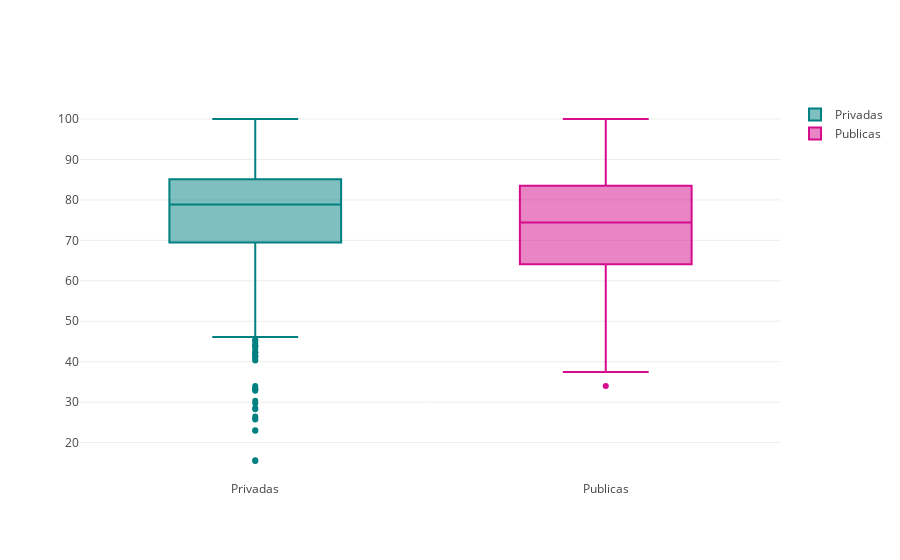

Notebook source saved alongside this figure:
### Code cell
#Analicemos por boxplots...

trace0 = go.Box(
    y=privadas['perc accept'],
    name = 'Privadas',
    marker = dict(
        color = 'rgb(0, 128, 128)',
    )
)
trace1 = go.Box(
    y=publicas['perc accept'],
    name = 'Publicas',
    marker = dict(
        color = 'rgb(214, 12, 140)',
    )
)
layout = go.Layout(
    title = "Boxplots tasa aceptación privadas y públicas"
)
data = [trace0, trace1]
fig = go.Figure(data=data,layout=layout)
py.iplot(data)

### Figure 1 — Plotly figure (JSON) as saved in the notebook; plotly's stock layout.template omitted (floating-point values rounded to 4 significant figures; data arrays with more than 128 entries replaced by an {"elided": "..."} marker saying what was removed)
{"data": [{"marker": {"color": "rgb(0, 128, 128)"}, "name": "Privadas", "type": "box", "y": {"elided": "565 float values"}}, {"marker": {"color": "rgb(214, 12, 140)"}, "name": "Publicas", "type": "box", "y": {"elided": "212 float values"}}], "layout": {}}
